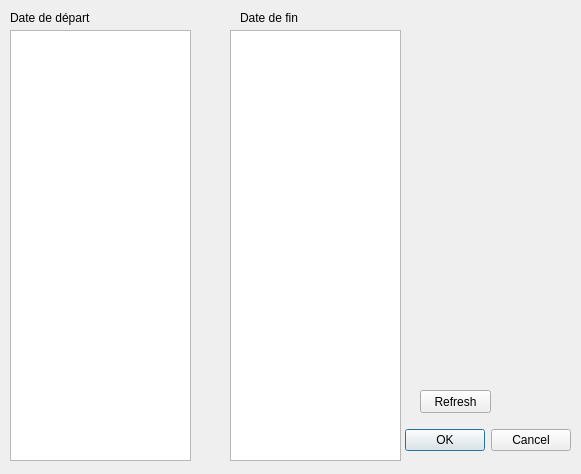
<?xml version="1.0" encoding="UTF-8"?>
<ui version="4.0">
 <class>SelectPeriod</class>
 <widget class="QDialog" name="SelectPeriod">
  <property name="geometry">
   <rect>
    <x>0</x>
    <y>0</y>
    <width>581</width>
    <height>474</height>
   </rect>
  </property>
  <property name="windowTitle">
   <string>Dialog</string>
  </property>
  <widget class="QDialogButtonBox" name="buttonBox">
   <property name="geometry">
    <rect>
     <x>350</x>
     <y>420</y>
     <width>221</width>
     <height>41</height>
    </rect>
   </property>
   <property name="orientation">
    <enum>Qt::Horizontal</enum>
   </property>
   <property name="standardButtons">
    <set>QDialogButtonBox::Cancel|QDialogButtonBox::Ok</set>
   </property>
  </widget>
  <widget class="QListWidget" name="listWidget">
   <property name="geometry">
    <rect>
     <x>10</x>
     <y>30</y>
     <width>181</width>
     <height>431</height>
    </rect>
   </property>
  </widget>
  <widget class="QListWidget" name="listWidget_2">
   <property name="geometry">
    <rect>
     <x>230</x>
     <y>30</y>
     <width>171</width>
     <height>431</height>
    </rect>
   </property>
  </widget>
  <widget class="QPushButton" name="pushButton">
   <property name="geometry">
    <rect>
     <x>420</x>
     <y>390</y>
     <width>71</width>
     <height>23</height>
    </rect>
   </property>
   <property name="text">
    <string>Refresh</string>
   </property>
  </widget>
  <widget class="QLabel" name="label_3">
   <property name="geometry">
    <rect>
     <x>10</x>
     <y>10</y>
     <width>91</width>
     <height>16</height>
    </rect>
   </property>
   <property name="text">
    <string>Date de départ</string>
   </property>
  </widget>
  <widget class="QLabel" name="label_4">
   <property name="geometry">
    <rect>
     <x>240</x>
     <y>10</y>
     <width>61</width>
     <height>16</height>
    </rect>
   </property>
   <property name="text">
    <string>Date de fin</string>
   </property>
  </widget>
 </widget>
 <resources/>
 <connections>
  <connection>
   <sender>buttonBox</sender>
   <signal>accepted()</signal>
   <receiver>SelectPeriod</receiver>
   <slot>accept()</slot>
   <hints>
    <hint type="sourcelabel">
     <x>248</x>
     <y>254</y>
    </hint>
    <hint type="destinationlabel">
     <x>157</x>
     <y>274</y>
    </hint>
   </hints>
  </connection>
  <connection>
   <sender>buttonBox</sender>
   <signal>rejected()</signal>
   <receiver>SelectPeriod</receiver>
   <slot>reject()</slot>
   <hints>
    <hint type="sourcelabel">
     <x>316</x>
     <y>260</y>
    </hint>
    <hint type="destinationlabel">
     <x>286</x>
     <y>274</y>
    </hint>
   </hints>
  </connection>
 </connections>
</ui>
